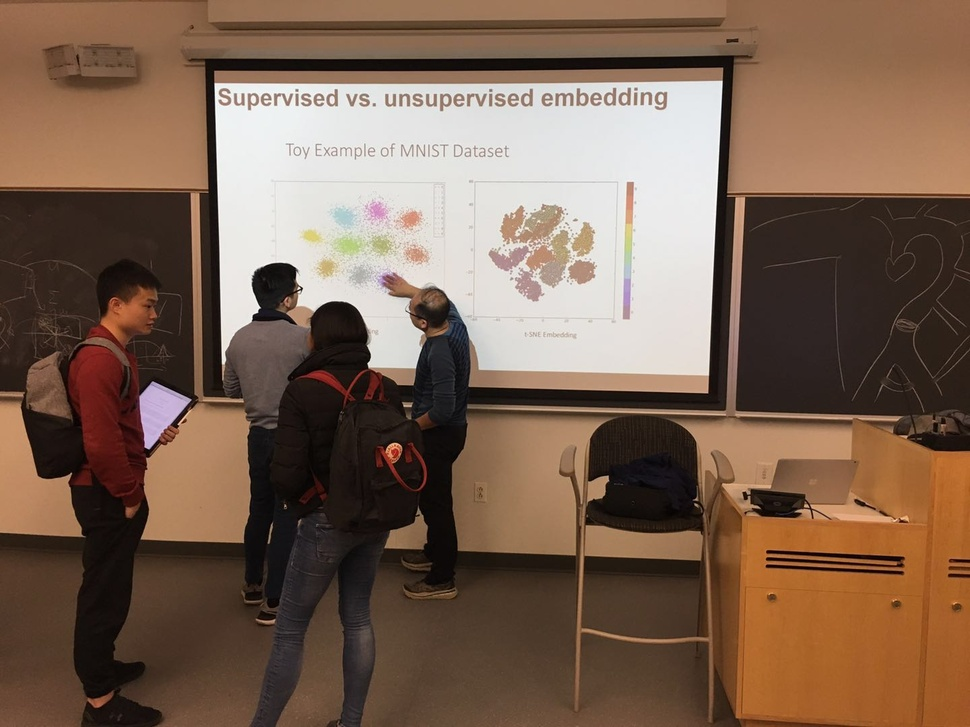
%> input picture Mosaicing/1L.jpg, 970 x 727 px, shrunk from 1440 x 1080 before the run
$ octave temp_pipeline.m   (GNU Octave 9; MATLAB toolbox functions it lacks are replaced by stand-ins)
%> lines starting %> are read from the running program, lines starting %| are printed output that depends on the picture; in (x1, y1, x2, y2) boxes, pixels count from 0 and x2, y2 are one past the last pixel; in counts of white or black regions, pixels touching at a corner belong together; the program's own positions count from 1
### Mosaicing/corner_detector.m
% File name: corner_detector.m
% Author:
% Date created:

function [cimg] = corner_detector(img)
% Input:
% img is an image

cimg=cornermetric(img);


% Write Your Code Here
end

### Mosaicing/anms.m
% File name: anms.m
% Author:
% Date created:

function [y, x, rmax] = anms(cimg, max_pts)
% Input:
% cimg = corner strength map
% max_pts = number of corners desired

%Find the corners
corner_peaks = imregionalmax(cimg);
corner_idx = find(corner_peaks == true);
[y, x] = ind2sub(size(cimg), corner_idx);


%Correspoiding corner strengths
strength = cimg(corner_idx);
copy_strength = strength;

corners = [y,x,strength];

%Corner Points
points = [y,x];
copy_points = points;

n = size(corners,1);
rmax = zeros(n,1);

%Loop through all the corners
for i=1:n
    copy_points(i,:) = inf;

    %Distance b/n ith corner and all the corners
    distance = vecnorm(repmat(points(i,:),n,1)-copy_points,2,2);

    %Strength comparison
    valid_strength = repmat(0.9*strength(i,:),n,1)-copy_strength;
    indexes = find(valid_strength<0);

    %Valid distances
    valid_distances = distance(indexes);

    %Get rmax
    [min_distance] = min(valid_distances);
    rmax(i) =  min_distance;
    copy_points = points;

end

%sort rmax
[sorted_rmax,sort_indices] = sort(rmax,'descend');

%Sort corners according to sorted_rmax
y = y(sort_indices);
x=x(sort_indices);
max_pts = min([length(x),max_pts]);

%Select only max_pts number of good corners
y = y(1:max_pts);
x = x(1:max_pts);
rmax = sorted_rmax(1:max_pts);

end

### Mosaicing/feat_desc.m
% File name: feat_desc.m
% Author:
% Date created:

function [descs] = feat_desc(img, x, y)
% Input:
%    img = double (height)x(width) array (grayscale image) with values in the
%    range 0-255
%    x = nx1 vector representing the column coordinates of corners
%    y = nx1 vector representing the row coordinates of corners

% Output:
%   descs = 64xn matrix of double values with column i being the 64 dimensional
%   descriptor computed at location (xi, yi) in im

% Write Your Code Here

%image padding
img = im2double(padarray(img, [20, 20]));


n = length(y);
descs = zeros(64,n);

%looping through all the corners points
for i=1:n
    window40 = img(y(i):y(i)+39, x(i):x(i)+39);
    window40 = imgaussfilt(window40,5);
    window8 =window40(1:5:40,1:5:40);
    oneD_window =reshape(window8,[64,1]);
    oneD_window = oneD_window-mean(oneD_window);
    oneD_window = oneD_window./std(oneD_window,1);
    descs(:,i) = oneD_window;
end

### Mosaicing/temp_pipeline.m
max_pts = 500;

imgL = imread('1L.jpg');
%> imgL is the input picture: size 727x970x3 uint8; mean R, G, B 123.4, 98.5, 81.5
img = rgb2gray(imgL);
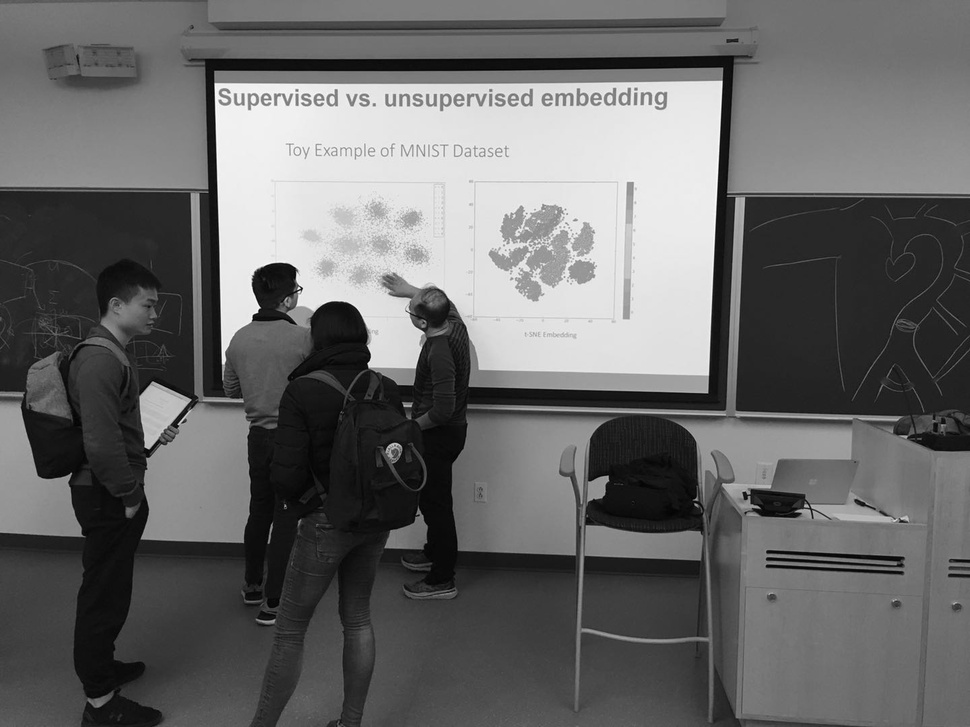
%> img: size 727x970 uint8; min 1, max 255, mean 104
[cimg] = corner_detector(img);
[y, x, rmax] = anms(cimg, max_pts);
%> in anms, `corner_peaks = imregionalmax(cimg);`:
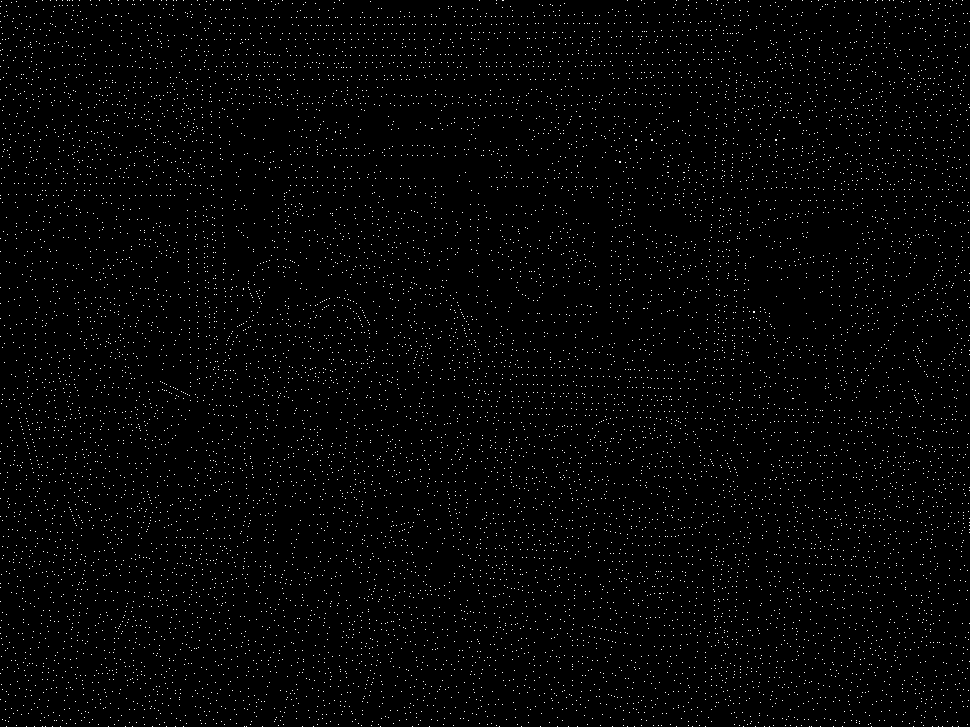
%> corner_peaks: size 727x970 logical; 1.6% white in thin lines or dots
%> in anms, `corner_idx = find(corner_peaks == true);`: corner_idx = 11438 values from 7 to 705125
%> in anms, `n = size(corners,1);`: n = 11438
%> the loop in anms, `for i=1:n` made 11438 passes
%> min_distance on passes 1 to 3: 5.1, 7, 6.4
%> in anms, `max_pts = min([length(x),max_pts]);`: max_pts = 500
%> in anms, `y = y(1:max_pts);`: y = 500 values, max 727 at index 35, min 1 at index 56, mean 375.2
%> in anms, `x = x(1:max_pts);`: x = 500 values, max 970 at index 65, min 1 at index 47, mean 486.5
y1 = y;
%> y1 has the same summary as y in anms
x1 = x;
%> x1 has the same summary as x in anms
rmax1 = rmax;
[descs] = feat_desc(img, x, y);
%> in feat_desc, `img = im2double(padarray(img, [20, 20]));`:
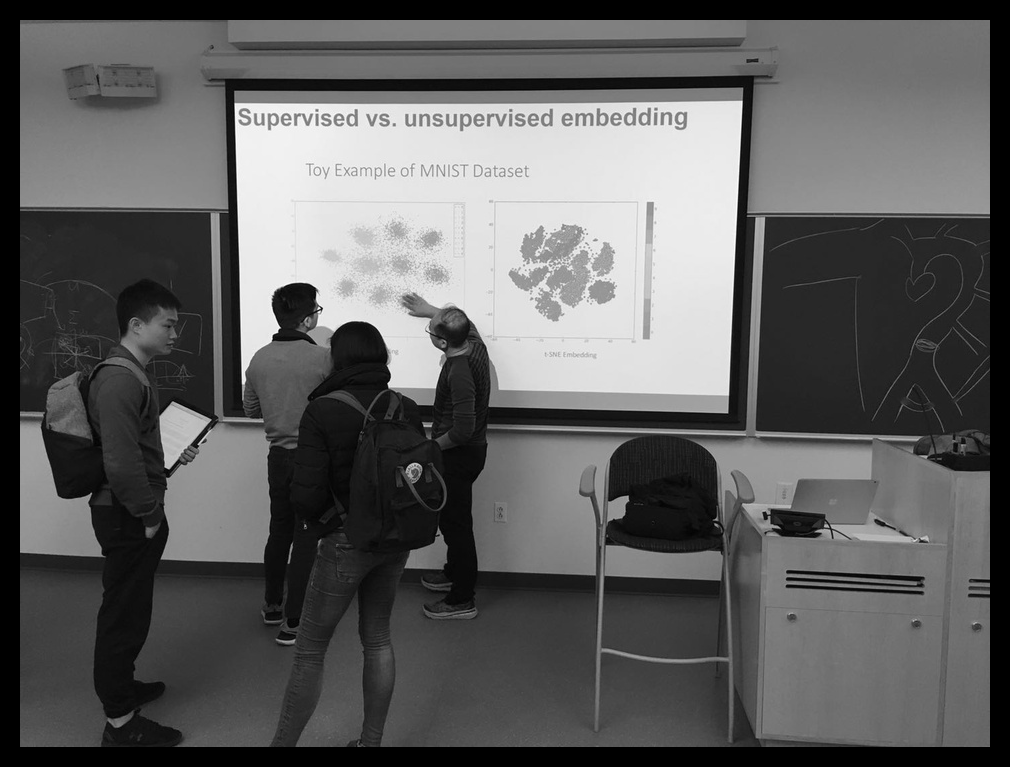
%> img: size 767x1010 double; min 0, max 1, mean 0.371
%> the loop in feat_desc, `for i=1:n` made 500 passes
%> pass 1, in feat_desc, `window40 = img(y(i):y(i)+39, x(i):x(i)+39);`:
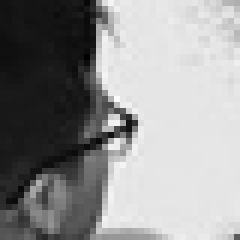
%> window40: size 40x40 double (shown 6 times larger); min 0.00784, max 0.984, mean 0.577
%> pass 1, in feat_desc, `window40 = imgaussfilt(window40,5);`:
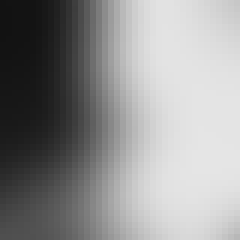
%> window40: size 40x40 double (shown 6 times larger); min 0.0733, max 0.899, mean 0.572
%> pass 2, in feat_desc, `window40 = imgaussfilt(window40,5);`:
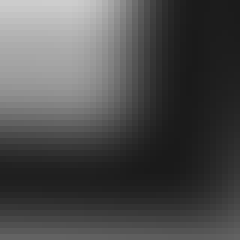
%> window40: size 40x40 double (shown 6 times larger); min 0.103, max 0.807, mean 0.304
%> after the loop in feat_desc, `for i=1:n`:
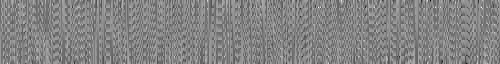
%> descs: size 64x500 double; min -6.51, max 6.09, mean 1.44e-15; drawn with min black and max white
descs1 = descs;

%> (the run ends here)

$ run again, with Mosaicing/asda.jpg copied over Mosaicing/1L.jpg
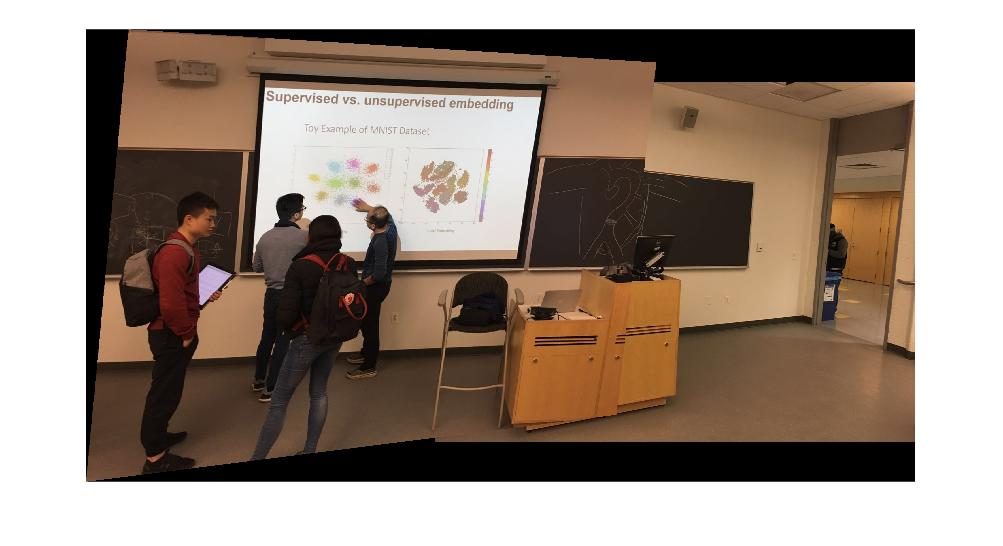
%> input picture Mosaicing/asda.jpg, 1003 x 546 px
%> imgL is the input picture: size 546x1003x3 uint8; mean R, G, B 152.2, 136.5, 124.6
%> in anms, `corner_peaks = imregionalmax(cimg);`:
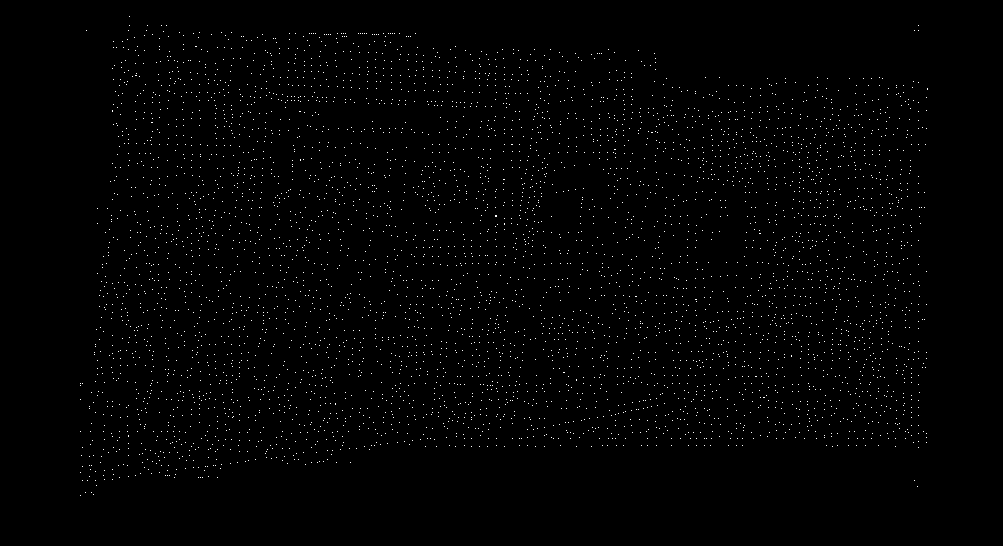
%> corner_peaks: size 546x1003 logical; 0.92% white in thin lines or dots, all inside (x1, y1, x2, y2) = (80, 16, 928, 496)
%> corner_idx = 5030 values from 44064 to 506232
%> in anms, `[y, x] = ind2sub(size(cimg), corner_idx);`: y = 5030 values, max 496 at index 6, min 17 at index 233, mean 260.2; x = 5030 values from 81 to 928
%> strength = 5030 values, max 0.0588 at index 13, min -0.000502 at index 2891, mean 0.000246
%> copy_strength has the same summary as strength
%> in anms, `n = size(corners,1);`: n = 5030
%> the loop in anms, `for i=1:n` made 5030 passes
%> min_distance on passes 1 to 3: 2, 2.83, 11.4
%> after the loop in anms, `for i=1:n`: rmax = 5030 values, max 828 at index 13, min 1 at index 104, mean 8.18
%> sorted_rmax = 5030 values, max 828 at index 1, min 1 at index 4985, mean 8.18; sort_indices = 5030 values, max 5030 at index 5030, min 1 at index 4878, mean 2515.5
%> in anms, `y = y(sort_indices);`: y = 5030 values, max 496 at index 319, min 17 at index 1104, mean 260.2
%> in anms, `x=x(sort_indices);`: x = 5030 values, max 928 at index 5029, min 81 at index 319, mean 499.2
%> max_pts = 500
%> in anms, `y = y(1:max_pts);`: y = 500 values, max 496 at index 319, min 31 at index 1, mean 245.3
%> in anms, `x = x(1:max_pts);`: x = 500 values, max 919 at index 486, min 81 at index 319, mean 479.4
%> in anms, `rmax = sorted_rmax(1:max_pts);`: rmax = 500 values, max 828 at index 1, min 12.21 at index 493, mean 27.26
%> y1 has the same summary as y in anms
%> x1 has the same summary as x in anms
%> rmax1 has the same summary as rmax in anms
%> after the loop in feat_desc, `for i=1:n`:
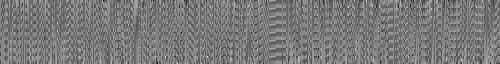
%> descs: size 64x500 double; min -5.44, max 5.99, mean -9.59e-17; drawn with min black and max white
